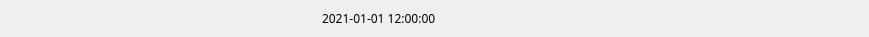
<?xml version="1.0" encoding="UTF-8"?>
<ui version="4.0">
 <class>VSCToolBar</class>
 <widget class="QWidget" name="VSCToolBar">
  <property name="geometry">
   <rect>
    <x>0</x>
    <y>0</y>
    <width>869</width>
    <height>37</height>
   </rect>
  </property>
  <property name="maximumSize">
   <size>
    <width>100000</width>
    <height>60</height>
   </size>
  </property>
  <property name="font">
   <font>
    <family>나눔스퀘어_ac</family>
   </font>
  </property>
  <property name="windowTitle">
   <string>VSC</string>
  </property>
  <property name="toolTip">
   <string/>
  </property>
  <property name="autoFillBackground">
   <bool>false</bool>
  </property>
  <property name="styleSheet">
   <string notr="true"/>
  </property>
  <layout class="QHBoxLayout" name="horizontalLayout_2">
   <property name="spacing">
    <number>0</number>
   </property>
   <property name="leftMargin">
    <number>0</number>
   </property>
   <property name="topMargin">
    <number>0</number>
   </property>
   <property name="rightMargin">
    <number>0</number>
   </property>
   <property name="bottomMargin">
    <number>0</number>
   </property>
   <item>
    <layout class="QHBoxLayout" name="horizontalLayout">
     <property name="spacing">
      <number>9</number>
     </property>
     <property name="leftMargin">
      <number>0</number>
     </property>
     <item>
      <widget class="QPushButton" name="pbVidLive">
       <property name="minimumSize">
        <size>
         <width>32</width>
         <height>32</height>
        </size>
       </property>
       <property name="maximumSize">
        <size>
         <width>32</width>
         <height>32</height>
        </size>
       </property>
       <property name="font">
        <font>
         <family>나눔스퀘어_ac</family>
        </font>
       </property>
       <property name="toolTip">
        <string extracomment="기본적인 비디오 관련 목록을 볼 수 있습니다.">You can see the basic video related list.</string>
       </property>
       <property name="autoFillBackground">
        <bool>false</bool>
       </property>
       <property name="styleSheet">
        <string notr="true">QPushButton { 
background-color: rgb(255, 255, 255);
background-image: url(:/action/resources/panel.png);}
QPushButton:hover {
background-image: url(:/action/resources/panelhover.png);}
QPushButton:pressed {
background-image: url(:/action/resources/panel.png);}</string>
       </property>
       <property name="text">
        <string/>
       </property>
       <property name="iconSize">
        <size>
         <width>0</width>
         <height>0</height>
        </size>
       </property>
       <property name="flat">
        <bool>true</bool>
       </property>
      </widget>
     </item>
     <item>
      <widget class="QPushButton" name="pbVidSearch">
       <property name="minimumSize">
        <size>
         <width>32</width>
         <height>32</height>
        </size>
       </property>
       <property name="maximumSize">
        <size>
         <width>32</width>
         <height>32</height>
        </size>
       </property>
       <property name="font">
        <font>
         <family>나눔스퀘어_ac</family>
        </font>
       </property>
       <property name="toolTip">
        <string extracomment="카메라 목록을 볼 수 있습니다.">You can see the list of cameras.</string>
       </property>
       <property name="autoFillBackground">
        <bool>false</bool>
       </property>
       <property name="styleSheet">
        <string notr="true">QPushButton { 
background-color: rgb(255, 255, 255);
background-image: url(:/action/resources/searchplayback.png);}
QPushButton:hover {
background-image: url(:/action/resources/searchplaybackhover.png);}
QPushButton:pressed {
background-image: url(:/action/resources/searchplayback.png);}</string>
       </property>
       <property name="text">
        <string/>
       </property>
       <property name="iconSize">
        <size>
         <width>30</width>
         <height>30</height>
        </size>
       </property>
       <property name="flat">
        <bool>true</bool>
       </property>
      </widget>
     </item>
     <item>
      <widget class="QPushButton" name="pbVidConf">
       <property name="minimumSize">
        <size>
         <width>32</width>
         <height>32</height>
        </size>
       </property>
       <property name="maximumSize">
        <size>
         <width>32</width>
         <height>32</height>
        </size>
       </property>
       <property name="font">
        <font>
         <family>나눔스퀘어_ac</family>
        </font>
       </property>
       <property name="toolTip">
        <string extracomment="NVR(Network Video Recoder) 환경설정 항목들을 볼 수 있습니다.">You can see a list of settings related to network video recoder.</string>
       </property>
       <property name="autoFillBackground">
        <bool>false</bool>
       </property>
       <property name="styleSheet">
        <string notr="true">QPushButton { 
background-color: rgb(255, 255, 255);
background-image: url(:/action/resources/setting.png);}
QPushButton:hover {
background-image: url(:/action/resources/settinghover.png);}
QPushButton:pressed {
background-image: url(:/action/resources/setting.png);}</string>
       </property>
       <property name="text">
        <string/>
       </property>
       <property name="iconSize">
        <size>
         <width>30</width>
         <height>30</height>
        </size>
       </property>
       <property name="flat">
        <bool>true</bool>
       </property>
      </widget>
     </item>
     <item>
      <widget class="QPushButton" name="pbVidLiveView">
       <property name="maximumSize">
        <size>
         <width>32</width>
         <height>32</height>
        </size>
       </property>
       <property name="font">
        <font>
         <family>나눔스퀘어_ac</family>
        </font>
       </property>
       <property name="toolTip">
        <string extracomment="카메라의 영상 화면을 볼 수 있습니다.">You can see the video screen of the camera.</string>
       </property>
       <property name="autoFillBackground">
        <bool>false</bool>
       </property>
       <property name="styleSheet">
        <string notr="true">QPushButton { 
background-color: rgb(255, 255, 255);
background-image: url(:/action/resources/surveillance.png);}
QPushButton:hover {
background-image: url(:/action/resources/surveillancehover.png);}
QPushButton:pressed {
background-image: url(:/action/resources/surveillance.png);}</string>
       </property>
       <property name="text">
        <string/>
       </property>
       <property name="iconSize">
        <size>
         <width>30</width>
         <height>30</height>
        </size>
       </property>
       <property name="flat">
        <bool>true</bool>
       </property>
      </widget>
     </item>
     <item>
      <widget class="QPushButton" name="pbVidPb">
       <property name="minimumSize">
        <size>
         <width>32</width>
         <height>32</height>
        </size>
       </property>
       <property name="maximumSize">
        <size>
         <width>32</width>
         <height>32</height>
        </size>
       </property>
       <property name="font">
        <font>
         <family>나눔스퀘어_ac</family>
        </font>
       </property>
       <property name="toolTip">
        <string extracomment="카메라의 재생 영상 화면을 볼 수 있습니다.">You can see the playback video screen of the camera.</string>
       </property>
       <property name="autoFillBackground">
        <bool>false</bool>
       </property>
       <property name="styleSheet">
        <string notr="true">QPushButton { 
background-color: rgb(255, 255, 255);
background-image: url(:/action/resources/videosearch3.png);}
QPushButton:hover {
background-image: url(:/action/resources/videosearch3hover.png);}
QPushButton:pressed {
background-image: url(:/action/resources/videosearch3.png);}</string>
       </property>
       <property name="text">
        <string/>
       </property>
       <property name="iconSize">
        <size>
         <width>30</width>
         <height>30</height>
        </size>
       </property>
       <property name="flat">
        <bool>true</bool>
       </property>
      </widget>
     </item>
     <item>
      <widget class="QPushButton" name="pbVidEventSearch">
       <property name="minimumSize">
        <size>
         <width>30</width>
         <height>30</height>
        </size>
       </property>
       <property name="maximumSize">
        <size>
         <width>30</width>
         <height>30</height>
        </size>
       </property>
       <property name="font">
        <font>
         <family>나눔스퀘어_ac</family>
        </font>
       </property>
       <property name="toolTip">
        <string extracomment="카메라의 이벤트(전체 화면에서의 동작 감지) 영상 화면을 볼 수 있습니다.">You can see the event video screen of the camera.</string>
       </property>
       <property name="autoFillBackground">
        <bool>false</bool>
       </property>
       <property name="styleSheet">
        <string notr="true">QPushButton { 
background-color: rgb(221,251,225);
background-image: url(:/action/resources/alarm_search.png);}
QPushButton:hover {
background-image: url(:/action/resources/alarm_searchhover.png);}
QPushButton:pressed {
background-image: url(:/action/resources/alarm_search.png);}</string>
       </property>
       <property name="text">
        <string/>
       </property>
       <property name="iconSize">
        <size>
         <width>30</width>
         <height>30</height>
        </size>
       </property>
       <property name="flat">
        <bool>true</bool>
       </property>
      </widget>
     </item>
     <item>
      <widget class="QPushButton" name="pbVidMotionSearch">
       <property name="minimumSize">
        <size>
         <width>32</width>
         <height>32</height>
        </size>
       </property>
       <property name="maximumSize">
        <size>
         <width>32</width>
         <height>32</height>
        </size>
       </property>
       <property name="font">
        <font>
         <family>나눔스퀘어_ac</family>
        </font>
       </property>
       <property name="toolTip">
        <string extracomment="카메라의 모션 감지(일부 영역에서의 동작 감지) 영상 화면을 볼 수 있습니다.">You can see the motion detection video screen of the camera.</string>
       </property>
       <property name="autoFillBackground">
        <bool>false</bool>
       </property>
       <property name="styleSheet">
        <string notr="true">QPushButton { 
background-color: rgb(255, 255, 255);
background-image: url(:/action/resources/motion_search.png);}
QPushButton:hover {
background-image: url(:/action/resources/motion_searchhover.png);}
QPushButton:pressed {
background-image: url(:/action/resources/motion_search.png);}</string>
       </property>
       <property name="text">
        <string/>
       </property>
       <property name="iconSize">
        <size>
         <width>30</width>
         <height>30</height>
        </size>
       </property>
       <property name="flat">
        <bool>true</bool>
       </property>
      </widget>
     </item>
     <item>
      <spacer name="horizontalSpacer_2">
       <property name="orientation">
        <enum>Qt::Horizontal</enum>
       </property>
       <property name="sizeHint" stdset="0">
        <size>
         <width>40</width>
         <height>20</height>
        </size>
       </property>
      </spacer>
     </item>
     <item>
      <widget class="QLabel" name="time">
       <property name="styleSheet">
        <string notr="true"/>
       </property>
       <property name="text">
        <string>2021-01-01 12:00:00</string>
       </property>
      </widget>
     </item>
     <item>
      <widget class="QLabel" name="cpu">
       <property name="minimumSize">
        <size>
         <width>180</width>
         <height>30</height>
        </size>
       </property>
       <property name="maximumSize">
        <size>
         <width>180</width>
         <height>30</height>
        </size>
       </property>
       <property name="font">
        <font>
         <family>나눔스퀘어_ac</family>
        </font>
       </property>
       <property name="autoFillBackground">
        <bool>false</bool>
       </property>
       <property name="styleSheet">
        <string notr="true"/>
       </property>
       <property name="text">
        <string/>
       </property>
      </widget>
     </item>
     <item>
      <widget class="QLabel" name="lbProcess">
       <property name="minimumSize">
        <size>
         <width>30</width>
         <height>30</height>
        </size>
       </property>
       <property name="maximumSize">
        <size>
         <width>30</width>
         <height>30</height>
        </size>
       </property>
       <property name="font">
        <font>
         <family>나눔스퀘어_ac</family>
        </font>
       </property>
       <property name="toolTip">
        <string extracomment="처리중...">progressing ...</string>
       </property>
       <property name="autoFillBackground">
        <bool>false</bool>
       </property>
       <property name="styleSheet">
        <string notr="true">image: url(:/action/resources/processing.gif);</string>
       </property>
       <property name="text">
        <string/>
       </property>
      </widget>
     </item>
     <item>
      <widget class="QPushButton" name="pbVidDashBoard">
       <property name="minimumSize">
        <size>
         <width>32</width>
         <height>32</height>
        </size>
       </property>
       <property name="maximumSize">
        <size>
         <width>32</width>
         <height>32</height>
        </size>
       </property>
       <property name="font">
        <font>
         <family>나눔스퀘어_ac</family>
        </font>
       </property>
       <property name="toolTip">
        <string extracomment="작업 스케줄 목록을 볼 수 있습니다.">You can see the list of work schedules.</string>
       </property>
       <property name="autoFillBackground">
        <bool>false</bool>
       </property>
       <property name="styleSheet">
        <string notr="true">QPushButton { 
background-color: rgb(255, 255, 255);
background-image: url(:/action/resources/dashboard.png);}
QPushButton:hover {
background-image: url(:/action/resources/dashboardhover.png);}
QPushButton:pressed {
background-image: url(:/action/resources/dashboard.png);}</string>
       </property>
       <property name="text">
        <string/>
       </property>
       <property name="iconSize">
        <size>
         <width>30</width>
         <height>30</height>
        </size>
       </property>
       <property name="flat">
        <bool>true</bool>
       </property>
      </widget>
     </item>
     <item>
      <widget class="QPushButton" name="pbAlarm">
       <property name="enabled">
        <bool>true</bool>
       </property>
       <property name="minimumSize">
        <size>
         <width>32</width>
         <height>32</height>
        </size>
       </property>
       <property name="maximumSize">
        <size>
         <width>32</width>
         <height>32</height>
        </size>
       </property>
       <property name="font">
        <font>
         <family>나눔스퀘어_ac</family>
        </font>
       </property>
       <property name="toolTip">
        <string/>
       </property>
       <property name="autoFillBackground">
        <bool>false</bool>
       </property>
       <property name="styleSheet">
        <string notr="true">QPushButton { 
background-image: url(:/action/resources/alarm.png);}</string>
       </property>
       <property name="text">
        <string/>
       </property>
       <property name="iconSize">
        <size>
         <width>30</width>
         <height>30</height>
        </size>
       </property>
       <property name="flat">
        <bool>true</bool>
       </property>
      </widget>
     </item>
     <item>
      <widget class="QPushButton" name="pbFullScreen">
       <property name="minimumSize">
        <size>
         <width>32</width>
         <height>32</height>
        </size>
       </property>
       <property name="maximumSize">
        <size>
         <width>32</width>
         <height>32</height>
        </size>
       </property>
       <property name="font">
        <font>
         <family>나눔스퀘어_ac</family>
        </font>
       </property>
       <property name="toolTip">
        <string extracomment="전체화면 또는 일반화면으로 전환할 수 있습니다.">You can switch to full screen or normal screen.</string>
       </property>
       <property name="autoFillBackground">
        <bool>false</bool>
       </property>
       <property name="styleSheet">
        <string notr="true">QPushButton { 
background-color: rgb(255, 255, 255);
background-image: url(:/action/resources/view-fullscreen.png);}
QPushButton:hover {
background-image: url(:/action/resources/view-fullscreenhover.png);}
QPushButton:pressed {
background-image: url(:/action/resources/view-fullscreen.png);}</string>
       </property>
       <property name="text">
        <string/>
       </property>
       <property name="iconSize">
        <size>
         <width>30</width>
         <height>30</height>
        </size>
       </property>
       <property name="flat">
        <bool>true</bool>
       </property>
      </widget>
     </item>
     <item>
      <widget class="QPushButton" name="pbUser">
       <property name="minimumSize">
        <size>
         <width>32</width>
         <height>32</height>
        </size>
       </property>
       <property name="maximumSize">
        <size>
         <width>32</width>
         <height>32</height>
        </size>
       </property>
       <property name="font">
        <font>
         <family>나눔스퀘어_ac</family>
        </font>
       </property>
       <property name="toolTip">
        <string extracomment="관리자 로그아웃을 할 수 있습니다.">You can logout as an administrator.</string>
       </property>
       <property name="autoFillBackground">
        <bool>false</bool>
       </property>
       <property name="styleSheet">
        <string notr="true">QPushButton { 
background-color: rgb(255, 255, 255);
background-image: url(:/action/resources/user.png);}
QPushButton:hover {
background-image: url(:/action/resources/userhover.png);}
QPushButton:pressed {
background-image: url(:/action/resources/user.png);}</string>
       </property>
       <property name="text">
        <string/>
       </property>
       <property name="iconSize">
        <size>
         <width>30</width>
         <height>30</height>
        </size>
       </property>
       <property name="flat">
        <bool>true</bool>
       </property>
      </widget>
     </item>
     <item>
      <widget class="QPushButton" name="pbAbout">
       <property name="minimumSize">
        <size>
         <width>32</width>
         <height>32</height>
        </size>
       </property>
       <property name="maximumSize">
        <size>
         <width>32</width>
         <height>32</height>
        </size>
       </property>
       <property name="font">
        <font>
         <family>나눔스퀘어_ac</family>
        </font>
       </property>
       <property name="toolTip">
        <string extracomment="아보카도 제품 정보를 볼 수 있습니다.">You can view avocado product information.</string>
       </property>
       <property name="autoFillBackground">
        <bool>false</bool>
       </property>
       <property name="styleSheet">
        <string notr="true">background-color: rgb(255, 255, 255);
</string>
       </property>
       <property name="text">
        <string/>
       </property>
       <property name="icon">
        <iconset resource="vscmainwindows.qrc">
         <normaloff>:/logo/resources/vscsmall2.png</normaloff>:/logo/resources/vscsmall2.png</iconset>
       </property>
       <property name="iconSize">
        <size>
         <width>30</width>
         <height>30</height>
        </size>
       </property>
       <property name="flat">
        <bool>true</bool>
       </property>
      </widget>
     </item>
    </layout>
   </item>
  </layout>
 </widget>
 <resources>
  <include location="vscmainwindows.qrc"/>
 </resources>
 <connections/>
</ui>
